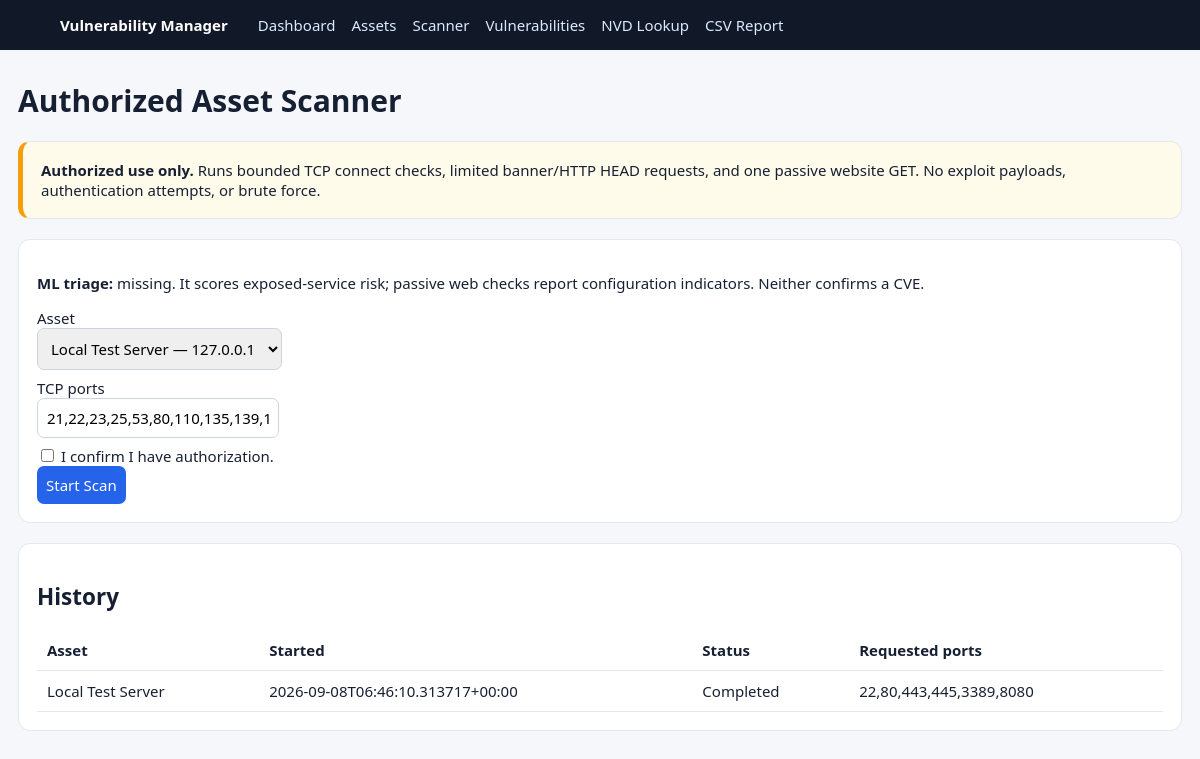
The app's page /scan, older data.
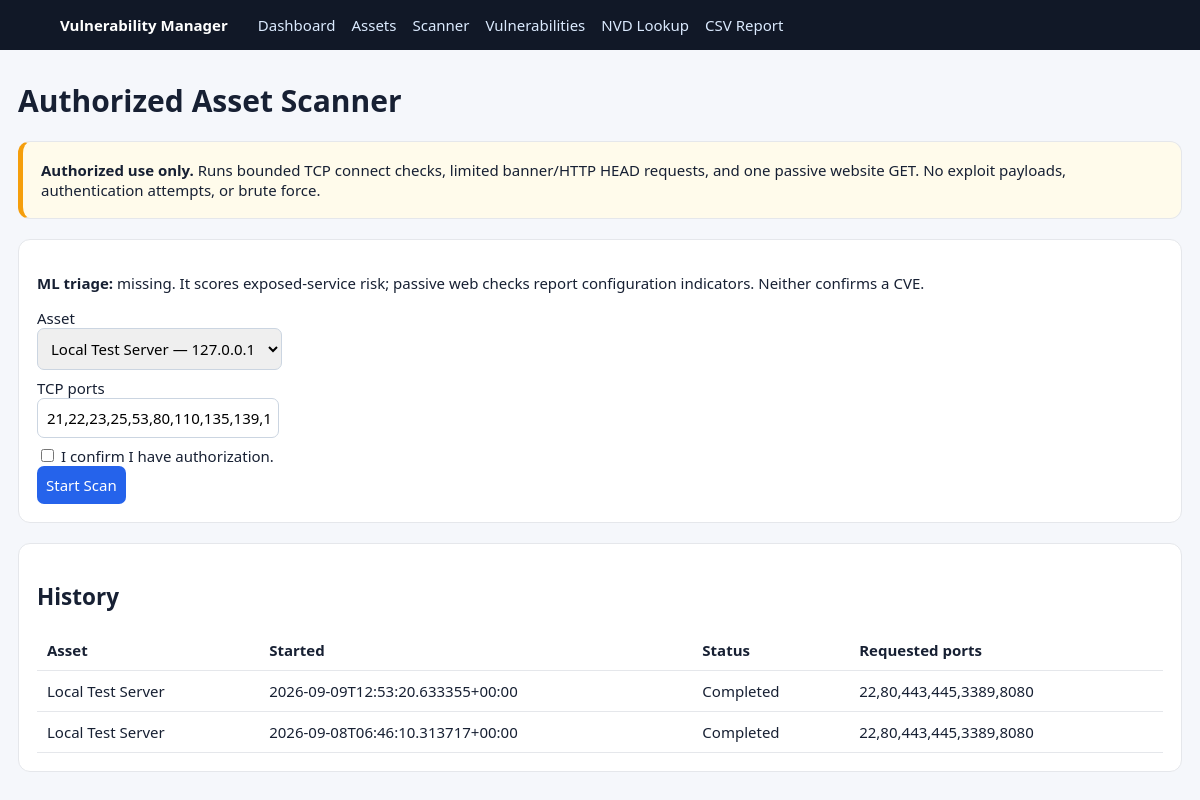
The same page, newer data.
### tables this page shows
CREATE TABLE scans(
      id INTEGER PRIMARY KEY AUTOINCREMENT,asset_id INTEGER,started_at TEXT,finished_at TEXT,
      status TEXT,ports TEXT,open_ports TEXT,
      FOREIGN KEY(asset_id) REFERENCES assets(id) ON DELETE CASCADE);

CREATE TABLE assets(
      id INTEGER PRIMARY KEY AUTOINCREMENT,name TEXT NOT NULL,address TEXT NOT NULL,
      owner TEXT,environment TEXT DEFAULT 'Production',notes TEXT,created_at TEXT NOT NULL);

### app.py (the view, shortened to what this page needs)
@app.route('/scan',methods=['GET','POST'])
def scan():
    assets=query_db('SELECT * FROM assets ORDER BY name'); result=None
    history=query_db('SELECT s.*,a.name asset_name FROM scans s JOIN assets a ON a.id=s.asset_id ORDER BY s.id DESC LIMIT 15')
    return render_template('scan.html',assets=assets,result=result,history=history,model_available=load_model() is not None)

### app.py (called while the page is built)
@app.context_processor
def ctx(): return {'now':datetime.now(timezone.utc).strftime('%Y-%m-%d %H:%M UTC')}

@app.after_request
def add_api_headers(response):
    origin=request.headers.get('Origin')
    allowed={x.strip() for x in os.getenv('VULNERABILITY_CORS_ORIGINS','http://localhost:5173,http://127.0.0.1:5173').split(',') if x.strip()}
    if origin in allowed:
        response.headers['Access-Control-Allow-Origin']=origin
        response.headers['Vary']='Origin'
        response.headers['Access-Control-Allow-Headers']='Content-Type, Authorization'
        response.headers['Access-Control-Allow-Methods']='GET, POST, PATCH, DELETE, OPTIONS'
    if request.path.startswith('/api/'):
        response.headers['Cache-Control']='no-store'
    return response

### database.py (called while the page is built)
def get_db():
    c=sqlite3.connect(DB_PATH, timeout=10)
    c.row_factory=sqlite3.Row
    c.execute("PRAGMA foreign_keys=ON")
    return c

def query_db(sql,args=()):
    c=get_db()
    try: return c.execute(sql,args).fetchall()
    finally: c.close()

### ml_model.py (called while the page is built)
def load_model():
    if not MODEL_PATH.exists():
        return None
    with MODEL_PATH.open("rb") as fh:
        return pickle.load(fh)

### templates/scan.html (shortened to what this page needs)
{% extends 'base.html' %}
{% block content %}
<h1>Authorized Asset Scanner</h1>
<section class="panel warning">
  <b>Authorized use only.</b> Runs bounded TCP connect checks, limited banner/HTTP HEAD requests,
  and one passive website GET. No exploit payloads, authentication attempts, or brute force.
</section>
<section class="panel">
  <p><b>ML triage:</b> {% if model_available %}loaded{% else %}missing{% endif %}. It scores exposed-service risk; passive web checks report configuration indicators. Neither confirms a CVE.</p>
  <form method="post">
    <label>Asset</label>
    <select name="asset_id" required>{% for a in assets %}<option value="{{a.id}}">{{a.name}} — {{a.address}}</option>{% endfor %}</select>
    <label>TCP ports</label>
    <input name="ports" value="{{request.form.get('ports','21,22,23,25,53,80,110,135,139,143,443,445,587,993,995,1433,3306,3389,5432,5900,6379,8080,8443,9200')}}">
    <label><input type="checkbox" name="authorized" value="yes" required> I confirm I have authorization.</label>
    <button>Start Scan</button>
  </form>
</section>
<section class="panel">
  <h2>History</h2>
  <table><tr><th>Asset</th><th>Started</th><th>Status</th><th>Requested ports</th></tr>{% for s in history %}<tr><td>{{s.asset_name}}</td><td>{{s.started_at}}</td><td>{{s.status}}</td><td>{{s.ports}}</td></tr>{% else %}<tr><td colspan="4">No scans yet.</td></tr>{% endfor %}</table>
</section>
{% endblock %}

### templates/base.html (shortened to what this page needs)
<!doctype html><html><head><link rel="stylesheet" href="{{url_for('static',filename='css/style.css')}}"></head><body><header><b>Vulnerability Manager</b><nav><a href="/">Dashboard</a><a href="/assets">Assets</a><a href="/scan">Scanner</a><a href="/vulnerabilities">Vulnerabilities</a><a href="/nvd">NVD Lookup</a><a href="/reports">CSV Report</a></nav></header><main>{% block content %}{% endblock %}</main></body></html>

### static/css/style.css (style rules this page uses)
* { box-sizing:border-box }
body { margin:0;font:15px Segoe UI,Arial;background:#f5f7fb;color:#172033 }
header { background:#111827;color:#fff;padding:15px 5%;display:flex;gap:30px;flex-wrap:wrap;align-items:center }
nav { display:flex;gap:16px;flex-wrap:wrap }
nav a { color:#dbeafe;text-decoration:none }
main { max-width:1250px;margin:30px auto;padding:0 18px }
.card,.panel { background:#fff;border:1px solid #e5e7eb;border-radius:12px;padding:18px;margin-bottom:20px }
input,select,textarea,button { font:inherit;padding:9px;border:1px solid #cbd5e1;border-radius:7px }
button { background:#2563eb;color:#fff;border:0;cursor:pointer }
table { width:100%;border-collapse:collapse }
th,td { padding:10px;border-bottom:1px solid #e5e7eb;text-align:left;vertical-align:top }
.warning { border-left:5px solid #f59e0b;background:#fffbeb }
label { display:block;margin-top:8px }

Row changes from the older to the newer data that the page shows:
added scans: asset_name "Local Test Server", started_at "2026-09-09T12:53:20.633355+00:00", status "Completed", ports "22,80,443,445,3389,8080"
